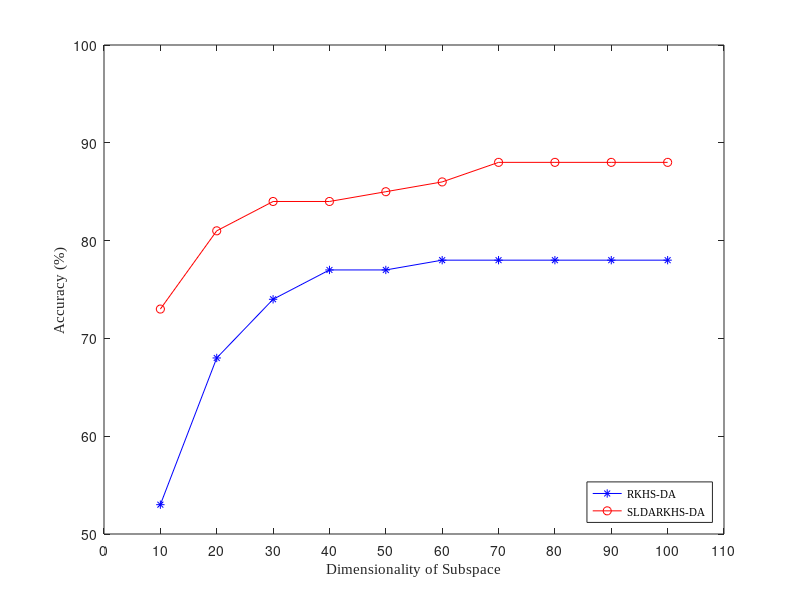

Reproduce this figure in MATLAB.
%% 维数选择
% 人脸1.f
Dim = 10:10:100;
%% 数据选择
% 人脸1.f
RKSH = [53 68 74 77 77 78 78 78 78 78];
RKSHs = [73 81 84 84 85 86 88 88 88 88];
TCA = [63 73 74 78 77 78 78 78 79 79];
TCAs = [72 81 84 83 85 86 88 88 88 88];
IGLDA = [61 73 77 78 78 80 81 81 81 81];
IGLDAs = [72 81 84 83 85 86 88 88 88 88];
TIT = [58 68 72 76 76 75 74 75 75 75];
TITs = [62 71 76 78 79 79 81 82 83 82];
%% 画图
% 图1
% subplot(2,2,1)
plot(Dim,RKSH,'-*b',Dim,RKSHs,'-or'); %线性，颜色，标记
%title('RKHS-DA AND SLDARKHS-DA');
axis( [0,110,50,100])  %确定x轴与y轴框图大小
set(gca,'XTick',[0:10:110]) %x轴范围
set(gca,'YTick',[50:10:100]) %y轴范围
legend('RKHS-DA','SLDARKHS-DA','Location','SouthEast', 'FontName','Times New Roman','FontSize',8,'FontWeight','normal');   %右下角标注
xlabel('Dimensionality of Subspace', 'FontName','Times New Roman','FontSize',11,'FontWeight','normal')  %x轴坐标描述
ylabel('Accuracy (%)', 'FontName','Times New Roman','FontSize',11,'FontWeight','normal') %y轴坐标描述
% % 图2
% subplot(2,2,2)
% plot(Dim,TCA,'-*b',Dim,TCAs,'-or'); %线性，颜色，标记
% %title('TCA AND SLDA-TCA');
% axis( [0,110,50,100])  %确定x轴与y轴框图大小
% set(gca,'XTick',[0:10:110]) %x轴范围
% set(gca,'YTick',[50:10:100]) %y轴范围
% legend('TCA','SLDA-TCA','Location','SouthEast', 'FontName','Times New Roman','FontSize',8,'FontWeight','normal');   %右下角标注
% xlabel('Dimensionality of Subspace', 'FontName','Times New Roman','FontSize',11,'FontWeight','normal')  %x轴坐标描述
% ylabel('Accuracy (%)', 'FontName','Times New Roman','FontSize',11,'FontWeight','normal') %y轴坐标描述
% % 图3
% subplot(2,2,3)
% plot(Dim,IGLDA,'-*b',Dim,IGLDAs,'-or'); %线性，颜色，标记
% %title('IGLDA AND SLDA-IGLDA');
% axis( [0,110,50,100])  %确定x轴与y轴框图大小
% set(gca,'XTick',[0:10:110]) %x轴范围
% set(gca,'YTick',[50:10:100]) %y轴范围
% legend('IGLDA','SLDA-IGLDA','Location','SouthEast', 'FontName','Times New Roman','FontSize',8,'FontWeight','normal');   %右下角标注
% xlabel('Dimensionality of Subspace', 'FontName','Times New Roman','FontSize',11,'FontWeight','normal')  %x轴坐标描述
% ylabel('Accuracy (%)', 'FontName','Times New Roman','FontSize',11,'FontWeight','normal') %y轴坐标描述
% % 图4
% subplot(2,2,4)
% plot(Dim,TIT,'-*b',Dim,TITs,'-or'); %线性，颜色，标记
% %title('TIT AND SLDA-TIT');
% axis( [0,110,50,100])  %确定x轴与y轴框图大小
% set(gca,'XTick',[0:10:110]) %x轴范围
% set(gca,'YTick',[50:10:100]) %y轴范围
% legend('TIT','SLDA-TIT','Location','SouthEast', 'FontName','Times New Roman','FontSize',8,'FontWeight','normal');   %右下角标注
% xlabel('Dimensionality of Subspace', 'FontName','Times New Roman','FontSize',11,'FontWeight','normal')  %x轴坐标描述
% ylabel('Accuracy (%)', 'FontName','Times New Roman','FontSize',11,'FontWeight','normal') %y轴坐标描述
